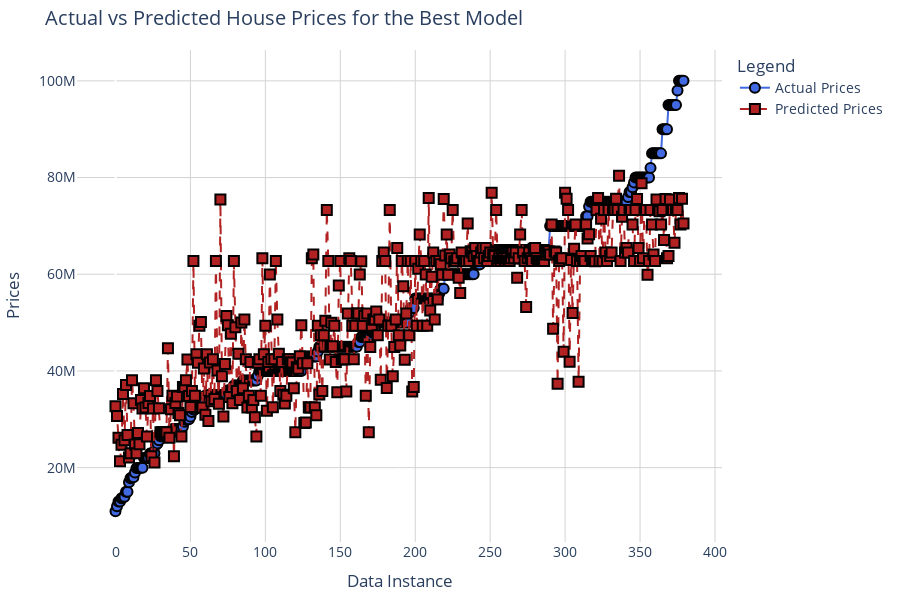

The notebook cell this image was saved under:
### Code cell
import plotly.graph_objects as go
import pandas as pd

# Load the DataFrame with 'Actual' and 'Predicted' columns
predictions_df = pd.read_csv('predictions_best_model.csv')

# Sort the dataframe by actual values
predictions_df = predictions_df.sort_values(by='Actual').reset_index(drop=True)

# Create a series of indices for the x-axis
x_axis = pd.Series(range(len(predictions_df)))

# Create the figure
fig = go.Figure()

# Add trace for Actual Prices
fig.add_trace(go.Scatter(
    x=x_axis,
    y=predictions_df['Actual'],
    mode='markers+lines',
    name='Actual Prices',
    marker=dict(color='royalblue', size=10, line=dict(width=2, color='black')),
    line=dict(color='royalblue', width=2),
    text=predictions_df['Actual'],  # Optional: Show values on hover
    textposition='top center'
))

# Add trace for Predicted Prices
fig.add_trace(go.Scatter(
    x=x_axis,
    y=predictions_df['Predicted'],
    mode='markers+lines',
    name='Predicted Prices',
    marker=dict(color='firebrick', size=10, symbol='square', line=dict(width=2, color='black')),
    line=dict(color='firebrick', width=2, dash='dash'),
    text=predictions_df['Predicted'],  # Optional: Show values on hover
    textposition='bottom center'
))

# Update layout
fig.update_layout(
    title='Actual vs Predicted House Prices for the Best Model',
    xaxis_title='Data Instance',
    yaxis_title='Prices',
    legend_title='Legend',
    font=dict(size=14),
    plot_bgcolor='white',
    xaxis=dict(showgrid=True, gridcolor='lightgrey'),
    yaxis=dict(showgrid=True, gridcolor='lightgrey'),
    margin=dict(l=50, r=50, t=50, b=50),
    height=600,
    width=900
)

# Show plot
fig.show()

### Figure 1 — Plotly figure (JSON) as saved in the notebook; plotly's stock layout.template omitted (floating-point values rounded to 4 significant figures; data arrays with more than 128 entries replaced by an {"elided": "..."} marker saying what was removed)
{"data": [{"line": {"color": "royalblue", "width": 2}, "marker": {"color": "royalblue", "line": {"color": "black", "width": 2}, "size": 10}, "mode": "markers+lines", "name": "Actual Prices", "text": {"elided": "380 int values"}, "textposition": "top center", "type": "scatter", "x": {"elided": "380 int values"}, "y": {"elided": "380 int values"}}, {"line": {"color": "firebrick", "dash": "dash", "width": 2}, "marker": {"color": "firebrick", "line": {"color": "black", "width": 2}, "size": 10, "symbol": "square"}, "mode": "markers+lines", "name": "Predicted Prices", "text": {"elided": "380 float values"}, "textposition": "bottom center", "type": "scatter", "x": {"elided": "380 int values"}, "y": {"elided": "380 float values"}}], "layout": {"font": {"size": 14}, "height": 600, "legend": {"title": {"text": "Legend"}}, "margin": {"b": 50, "l": 50, "r": 50, "t": 50}, "plot_bgcolor": "white", "title": {"text": "Actual vs Predicted House Prices for the Best Model"}, "width": 900, "xaxis": {"gridcolor": "lightgrey", "showgrid": true, "title": {"text": "Data Instance"}}, "yaxis": {"gridcolor": "lightgrey", "showgrid": true, "title": {"text": "Prices"}}}}
